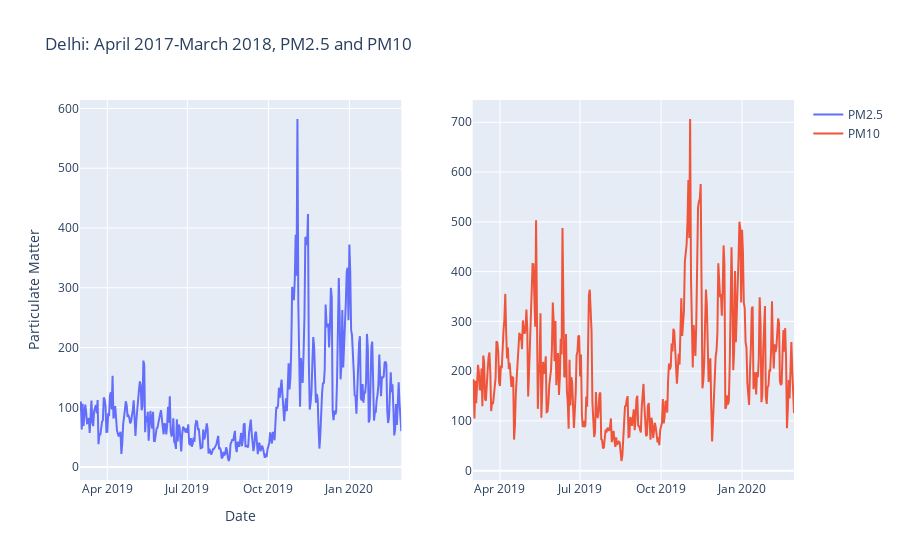

Source (notebook cell):
### Code cell
df_delhi_year_19_20 = df_delhi[(df_delhi['Date']>='2019-03')&(df_delhi['Date']<'2020-03')]
fig = make_subplots(rows=1, cols=2)
fig.add_trace(go.Scatter(x=df_delhi_year_19_20['Date'], y=df_delhi_year_19_20['PM2.5'], mode='lines', name='PM2.5'),row=1, col=1)
fig.add_trace(go.Scatter(x=df_delhi_year_19_20['Date'], y=df_delhi_year_19_20['PM10'], mode='lines', name='PM10'),row=1, col=2)
fig.update_layout(title='Delhi: April 2019-March 2020, PM2.5 and PM10',
                  xaxis_title='Date',
                  yaxis_title='Particulate Matter')
fig.show()

### Figure 1 — Plotly figure (JSON) as saved in the notebook; plotly's stock layout.template omitted (floating-point values rounded to 4 significant figures; data arrays with more than 128 entries replaced by an {"elided": "..."} marker saying what was removed)
{"data": [{"mode": "lines", "name": "PM2.5", "type": "scatter", "x": {"elided": "366 str values"}, "xaxis": "x", "y": {"elided": "366 float values"}, "yaxis": "y"}, {"mode": "lines", "name": "PM10", "type": "scatter", "x": {"elided": "366 str values"}, "xaxis": "x2", "y": {"elided": "366 float values"}, "yaxis": "y2"}], "layout": {"title": {"text": "Delhi: April 2017-March 2018, PM2.5 and PM10"}, "xaxis": {"anchor": "y", "domain": [0, 0.45], "title": {"text": "Date"}}, "xaxis2": {"anchor": "y2", "domain": [0.55, 1]}, "yaxis": {"anchor": "x", "domain": [0, 1], "title": {"text": "Particulate Matter"}}, "yaxis2": {"anchor": "x2", "domain": [0, 1]}}}
